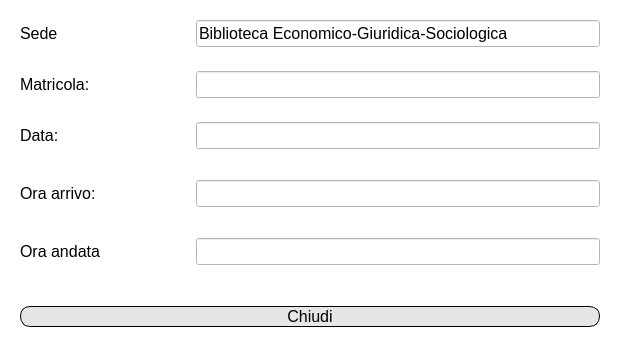
<?xml version="1.0" encoding="UTF-8"?>
<ui version="4.0">
 <class>Dialog</class>
 <widget class="QDialog" name="Dialog">
  <property name="geometry">
   <rect>
    <x>0</x>
    <y>0</y>
    <width>620</width>
    <height>349</height>
   </rect>
  </property>
  <property name="minimumSize">
   <size>
    <width>620</width>
    <height>0</height>
   </size>
  </property>
  <property name="maximumSize">
   <size>
    <width>16777215</width>
    <height>16777215</height>
   </size>
  </property>
  <property name="windowTitle">
   <string>Dialog</string>
  </property>
  <property name="styleSheet">
   <string notr="true">background-color: rgb(255, 255, 255);</string>
  </property>
  <layout class="QVBoxLayout" name="verticalLayout">
   <item>
    <widget class="QWidget" name="widget_67" native="true">
     <property name="sizePolicy">
      <sizepolicy hsizetype="Preferred" vsizetype="Fixed">
       <horstretch>0</horstretch>
       <verstretch>0</verstretch>
      </sizepolicy>
     </property>
     <layout class="QHBoxLayout" name="horizontalLayout_46">
      <item>
       <widget class="QLabel" name="label_54">
        <property name="sizePolicy">
         <sizepolicy hsizetype="Preferred" vsizetype="Fixed">
          <horstretch>0</horstretch>
          <verstretch>0</verstretch>
         </sizepolicy>
        </property>
        <property name="minimumSize">
         <size>
          <width>170</width>
          <height>0</height>
         </size>
        </property>
        <property name="maximumSize">
         <size>
          <width>170</width>
          <height>16777215</height>
         </size>
        </property>
        <property name="font">
         <font>
          <pointsize>12</pointsize>
         </font>
        </property>
        <property name="text">
         <string>Sede</string>
        </property>
       </widget>
      </item>
      <item>
       <widget class="QLineEdit" name="sede">
        <property name="font">
         <font>
          <pointsize>12</pointsize>
         </font>
        </property>
        <property name="text">
         <string>Biblioteca Economico-Giuridica-Sociologica</string>
        </property>
        <property name="readOnly">
         <bool>true</bool>
        </property>
       </widget>
      </item>
     </layout>
    </widget>
   </item>
   <item>
    <widget class="QWidget" name="matricolaWidget" native="true">
     <property name="sizePolicy">
      <sizepolicy hsizetype="Preferred" vsizetype="Fixed">
       <horstretch>0</horstretch>
       <verstretch>0</verstretch>
      </sizepolicy>
     </property>
     <layout class="QHBoxLayout" name="horizontalLayout_49">
      <item>
       <widget class="QLabel" name="label_57">
        <property name="minimumSize">
         <size>
          <width>170</width>
          <height>0</height>
         </size>
        </property>
        <property name="maximumSize">
         <size>
          <width>170</width>
          <height>16777215</height>
         </size>
        </property>
        <property name="font">
         <font>
          <pointsize>12</pointsize>
         </font>
        </property>
        <property name="text">
         <string>Matricola:</string>
        </property>
       </widget>
      </item>
      <item>
       <widget class="QLineEdit" name="matricola">
        <property name="font">
         <font>
          <pointsize>12</pointsize>
         </font>
        </property>
        <property name="readOnly">
         <bool>true</bool>
        </property>
       </widget>
      </item>
     </layout>
    </widget>
   </item>
   <item>
    <widget class="QWidget" name="widget_68" native="true">
     <property name="sizePolicy">
      <sizepolicy hsizetype="Preferred" vsizetype="Fixed">
       <horstretch>0</horstretch>
       <verstretch>0</verstretch>
      </sizepolicy>
     </property>
     <layout class="QHBoxLayout" name="horizontalLayout_47">
      <item>
       <widget class="QLabel" name="label_55">
        <property name="minimumSize">
         <size>
          <width>170</width>
          <height>0</height>
         </size>
        </property>
        <property name="maximumSize">
         <size>
          <width>170</width>
          <height>16777215</height>
         </size>
        </property>
        <property name="font">
         <font>
          <pointsize>12</pointsize>
         </font>
        </property>
        <property name="text">
         <string>Data:</string>
        </property>
       </widget>
      </item>
      <item>
       <widget class="QLineEdit" name="data">
        <property name="font">
         <font>
          <pointsize>12</pointsize>
         </font>
        </property>
        <property name="readOnly">
         <bool>true</bool>
        </property>
       </widget>
      </item>
     </layout>
    </widget>
   </item>
   <item>
    <widget class="QWidget" name="widget_71" native="true">
     <layout class="QHBoxLayout" name="horizontalLayout_50">
      <item>
       <widget class="QLabel" name="label_58">
        <property name="minimumSize">
         <size>
          <width>170</width>
          <height>0</height>
         </size>
        </property>
        <property name="maximumSize">
         <size>
          <width>170</width>
          <height>16777215</height>
         </size>
        </property>
        <property name="font">
         <font>
          <pointsize>12</pointsize>
         </font>
        </property>
        <property name="text">
         <string>Ora arrivo:</string>
        </property>
       </widget>
      </item>
      <item>
       <widget class="QLineEdit" name="oraInizio">
        <property name="minimumSize">
         <size>
          <width>400</width>
          <height>0</height>
         </size>
        </property>
        <property name="font">
         <font>
          <pointsize>12</pointsize>
         </font>
        </property>
        <property name="readOnly">
         <bool>true</bool>
        </property>
       </widget>
      </item>
     </layout>
    </widget>
   </item>
   <item>
    <widget class="QWidget" name="widget_69" native="true">
     <property name="sizePolicy">
      <sizepolicy hsizetype="Preferred" vsizetype="Fixed">
       <horstretch>0</horstretch>
       <verstretch>0</verstretch>
      </sizepolicy>
     </property>
     <layout class="QHBoxLayout" name="horizontalLayout_48">
      <item>
       <widget class="QLabel" name="label_56">
        <property name="minimumSize">
         <size>
          <width>170</width>
          <height>0</height>
         </size>
        </property>
        <property name="maximumSize">
         <size>
          <width>170</width>
          <height>16777215</height>
         </size>
        </property>
        <property name="font">
         <font>
          <pointsize>12</pointsize>
         </font>
        </property>
        <property name="text">
         <string>Ora andata</string>
        </property>
       </widget>
      </item>
      <item>
       <widget class="QLineEdit" name="oraFine">
        <property name="font">
         <font>
          <pointsize>12</pointsize>
         </font>
        </property>
        <property name="readOnly">
         <bool>true</bool>
        </property>
       </widget>
      </item>
     </layout>
    </widget>
   </item>
   <item>
    <widget class="QWidget" name="widget_72" native="true">
     <layout class="QVBoxLayout" name="verticalLayout_2">
      <property name="topMargin">
       <number>25</number>
      </property>
      <property name="bottomMargin">
       <number>10</number>
      </property>
      <item>
       <widget class="QPushButton" name="chiudiButton">
        <property name="font">
         <font>
          <pointsize>12</pointsize>
         </font>
        </property>
        <property name="styleSheet">
         <string notr="true">QPushButton#chiudiButton {
	background-color:rgb(230, 230, 230);
	border-radius: 10px;
	border-color: rgb(0, 0, 0);
	border: 1px solid;
}
QPushButton#chiudiButton:hover {
	background-color: rgb(207, 207, 207);
}</string>
        </property>
        <property name="text">
         <string>Chiudi</string>
        </property>
       </widget>
      </item>
     </layout>
    </widget>
   </item>
  </layout>
 </widget>
 <resources/>
 <connections/>
</ui>
